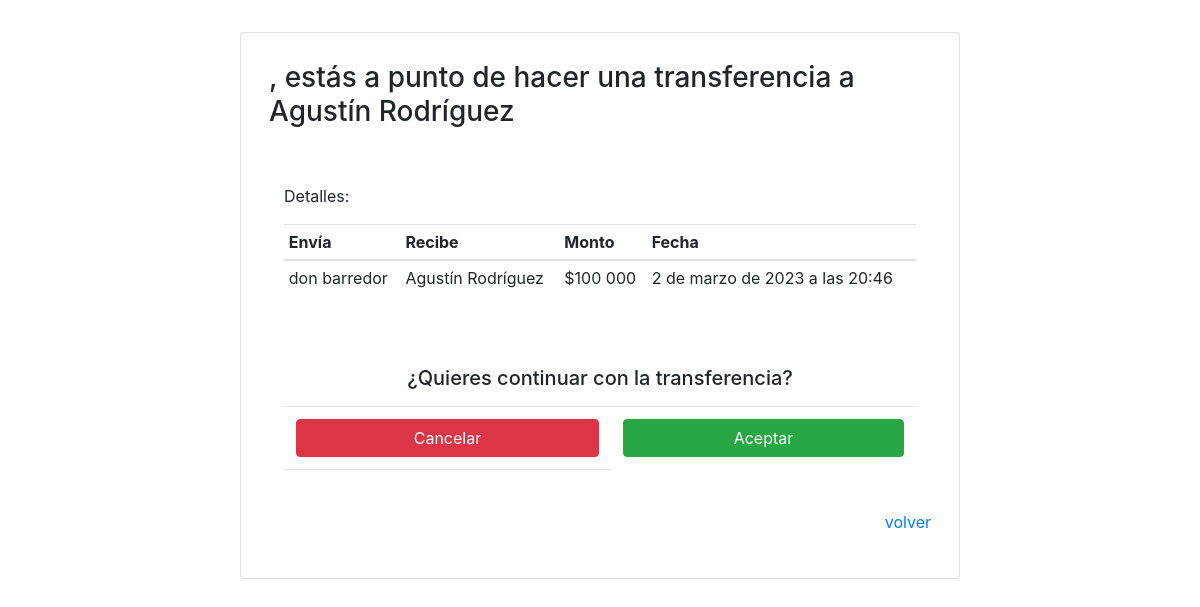
The page /market/transaction_view/244/ on the database as committed earlier.
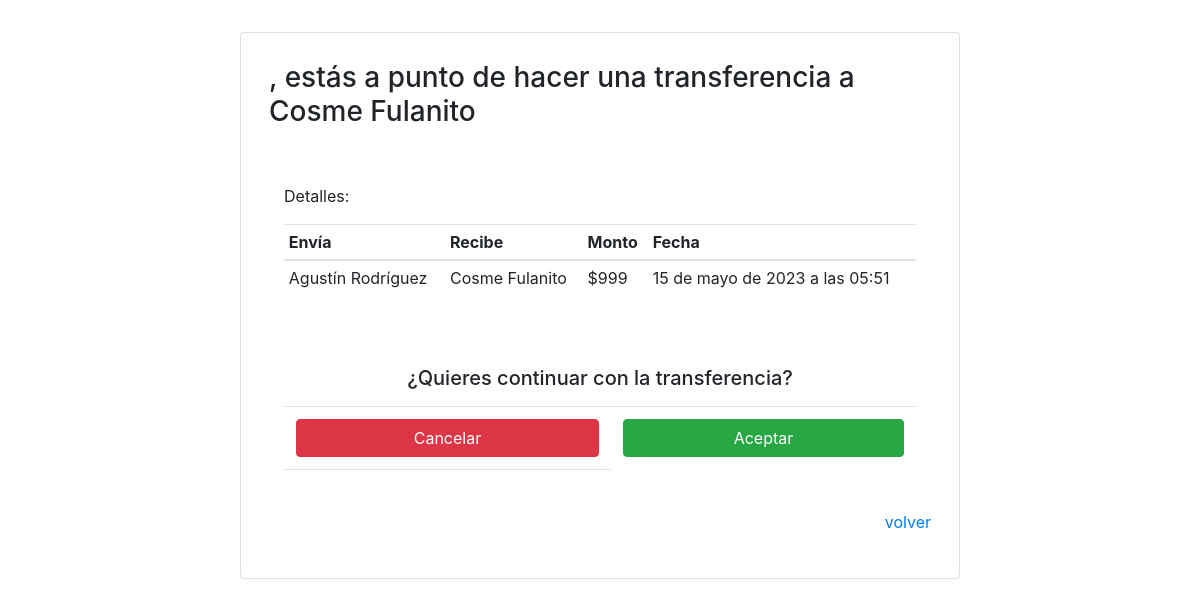
The same page on the database as committed later.
### core/models.py (models this page shows)
class Transaction(models.Model):
    sender = models.ForeignKey(CoinBalance, on_delete=models.CASCADE, related_name='sender_user')
    reciever = models.ForeignKey(CoinBalance, on_delete=models.CASCADE, related_name='reciever_user')
    ammount = models.IntegerField()
    date = models.DateTimeField("transaction datails")
    is_validated = models.BooleanField()

class CoinBalance(models.Model):
    user = models.ForeignKey(User, on_delete=models.CASCADE, related_name='coin_user')
    coin = models.ForeignKey(Coin, on_delete=models.CASCADE, related_name='user_balance')
    offer = models.CharField(max_length=10000)
    balance = models.IntegerField()
    first_transaction_made = models.BooleanField( default=False)
    is_valid = models.BooleanField(default=False)

class User(AbstractUser):
    REQUIRED_FIELDS = []
    whatsapp = models.CharField(max_length=30)
    email = models.EmailField(_('email address'), unique=True)
    USERNAME_FIELD = 'email'
    username = models.CharField(max_length=30)
    objects = UserManager()

### core/views/market.py (the view)
# urls.py: path('transaction_view/<int:pk>/', market.TransactionView.as_view(), name="transaction_view"),
class TransactionView(DetailView):
    model = Transaction
    context_object_name = 'transaction_detail'
    template_name = 'market/transaction_detail.html'
    def get_context_data(self, **kwargs):
        transaction_object = self.get_object()
        extra_context = {
            "transaction_object": transaction_object,
        }
        kwargs.update(extra_context)
        context = super().get_context_data(**kwargs)
        return context

### core/templates/market/transaction_detail.html (shortened to what this page needs)
{% extends 'base.html' %}
{% block content %}
<div class="p-2 p-md-4">
<h3>{{ user.first_name }}, estás a punto de hacer una transferencia a {{ transaction_object.reciever.user.first_name }} {{ transaction_object.reciever.user.last_name }}</h3>
<div class="container py-5">
<p>Detalles:</p>
<table class="table table-sm">
    <thead>
      <tr>
        <th scope="col">Envía</th>
        <th scope="col">Recibe</th>
        <th scope="col">Monto</th>
        <th scope="col text-right">Fecha</th>
      </tr>
    </thead>
    {% load humanize %}
    <tbody>
      <tr>
        <td scope="row">{{ transaction_object.sender.user.first_name }} {{ transaction_object.sender.user.last_name }}</td>
        <td>{{ transaction_object.reciever.user.first_name }} {{ transaction_object.reciever.user.last_name }}</td>
        <td>${{ transaction_object.ammount|intcomma }}</td>
        <td>{{ transaction_object.date }}</td>
      </tr>
    </tbody>
</table>
</div>
<div class="container">
  <h5 class="w-100 py-2 text-center">¿Quieres continuar con la transferencia?</h3>
  <table class="table">
    <tbody>
        <td>
          <a href="{% url 'core:validation_denied' transaction_object.pk %}">
            <input class="btn btn-primary btn-danger" type="submit" role="button" value="Cancelar" id="deny-transference"/>
          </a>
        </td>
        <td>
          <a href="{% url 'core:validation_accepted' transaction_object.pk %}">
            <input class="btn btn-primary btn-success" type="submit" role="button" value="Aceptar" id="confirm-transference"/>
          </a>
        </td>
      <tr>
        <td>
        </td>
      </tr>
    </tbody>
  </table>
</div>
  <p class="text-right align-baseline"><a href="{% url 'core:coin_list' transaction_object.sender.pk %}"> volver</a></p>
</div>
{% endblock %}

### core/templates/base.html (shortened to what this page needs)
{% load static %}
<!doctype html>
<html class="h-100" lang="en">
<head>
  <link rel="stylesheet"
    href="https://cdnjs.cloudflare.com/ajax/libs/selectize.js/0.12.6/css/selectize.bootstrap3.min.css"
 />
  <link rel="stylesheet" href="https://maxcdn.bootstrapcdn.com/bootstrap/4.0.0/css/bootstrap.min.css"
>
  <link rel="stylesheet" type="text/css" href="{% static 'vendor/fontello-2f186091/css/fontello.css' %}">
  <link rel="stylesheet" type="text/css" href="{% static 'css/app.css' %}">
  <link rel="stylesheet" href="//cdn.datatables.net/1.13.1/css/jquery.dataTables.min.css">
</head>
<body class="h-100">
  <div class="p-md-3 p-1"></div>
  <div class="card align-center mx-auto main p-1">
    <div class="card-body ">
      {% block content %}
      {% endblock %}
    </div>
  </div>
  <div class="p-md-3 p-1"></div>
</body>
</html>

### core/templates/base.html (style rules this page uses)
.card-body { padding: 0px; }
.btn-primary { width: 100%; }
.main { width: 98%; }
@media (min-width: 600px) { .main { width: 60%; } }

Rows that differ between the two databases and show on the page:
changed Transaction "Agustín": reciever.user.first_name "Agustín" → "Cosme"; reciever.user.last_name "Rodríguez" → "Fulanito"; sender.user.first_name "don" → "Agustín"; sender.user.last_name "barredor" → "Rodríguez"; ammount "100 000" → "999"; date "2 de marzo de 2023 a las 20:46" → "15 de mayo de 2023 a las 05:51"
